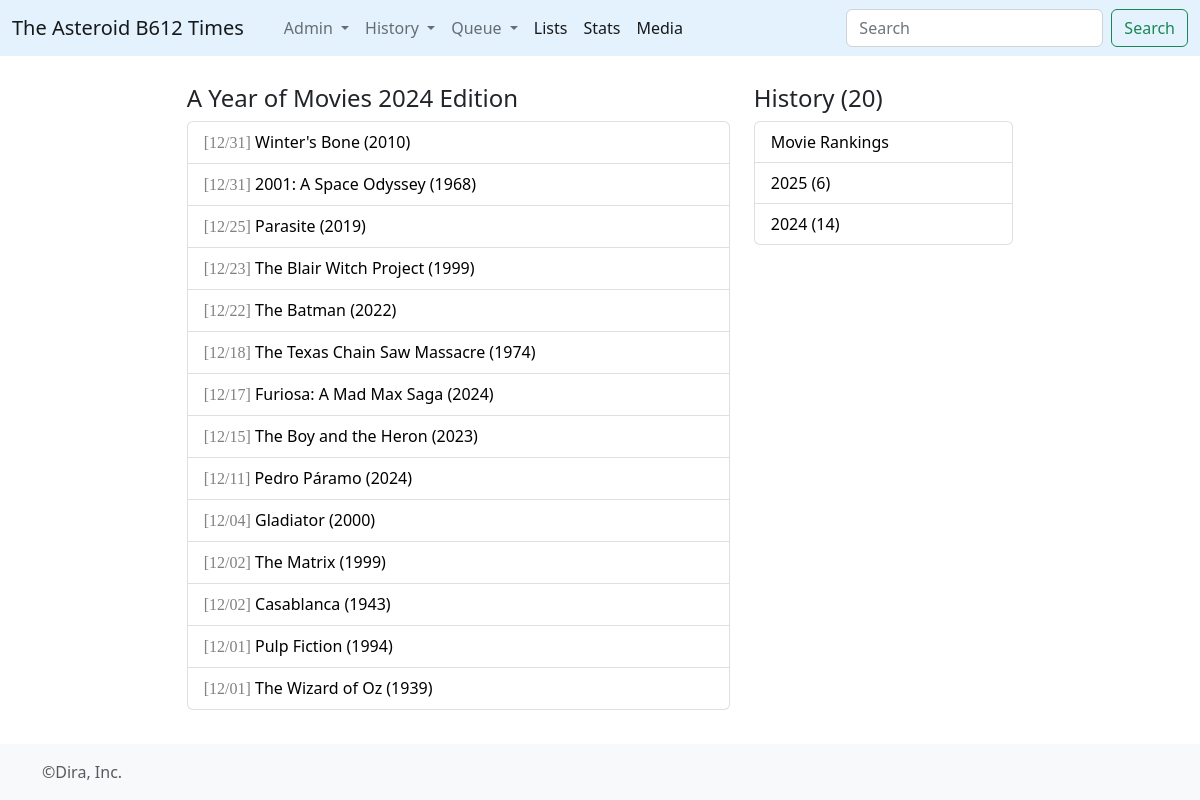
The page /movies/2024 on the database its author committed.
### times/models.py (models this page shows, shortened)
class MovieWatch(models.Model):
	film = models.ForeignKey(Movie, on_delete=models.CASCADE)
	wdate = models.DateField()

class Movie(models.Model):
	title = models.CharField(max_length=512)
	info = models.TextField()
	premiere = models.IntegerField()
	runtime = models.IntegerField()
	@property
	def titulo(self):
		return self.title+' ('+ str(self.premiere) +')'

### times/views.py (the view)
# urls.py: path('movies/<y>', views.movies, name='movies'),
def movies(request,y):
	max_year = MovieWatch.objects.order_by('-wdate').first()
	if int(y)==1:
		y = max_year.wdate.strftime('%Y')
	conteo = MovieWatch.objects.count()
	anhos = MovieWatch.objects.values('wdate__year').annotate(qbooks=Count('id')).order_by('-wdate__year')
	wmovies = MovieWatch.objects.filter(wdate__year=int(y)).order_by('-wdate')
	return render(request,'movie-history.html',{'wmovies':wmovies,'anho':int(y),'conteo':conteo,'anhos':anhos})

### times/templates/movie-history.html (shortened to what this page needs)
{% extends 'base_listing.html' %}
{% block contenido %}
<article>
		<h4>A Year of Movies {{anho}} Edition</h4>
	  <ul class="list-group" reversed>
        {% for a in wmovies %}
          <li class="list-group-item">
          	<span style="font-family:Consolas; color:grey;">[{{a.wdate|date:"m/d"}}]</span>
         <a href="{% url 'movie' a.film.id %}" style="color:black; text-decoration: none;">{{a.film.titulo}}</a>
          </li>
        {% endfor %}
      </ul>
</article>
<br>
{% endblock%}
{% block rightbar %}
<br>
<h4>History ({{conteo}})</h4>
      <ul class="list-group">
        <li class="list-group-item d-flex justify-content-between align-items-center">
            <a href="{% url 'movieduel' %}" style="color:black; text-decoration: none;">Movie Rankings</a>
          </li>
        {% for d in anhos %}
          <li class="list-group-item d-flex justify-content-between align-items-center">
          <a href="{% url 'movies' d.wdate__year %}" style="color:black; text-decoration: none;"> {{d.wdate__year}} ({{d.qbooks}})</a>
          </li>
        {% endfor %}
      </ul>
{% endblock %}

### rows shown on the page
MovieWatch: wdate "12/31", film.titulo "Winter's Bone (2010)"
MovieWatch: wdate "12/31", film.titulo "2001: A Space Odyssey (1968)"
MovieWatch: wdate "12/25", film.titulo "Parasite (2019)"
MovieWatch: wdate "12/23", film.titulo "The Blair Witch Project (1999)"
MovieWatch: wdate "12/22", film.titulo "The Batman (2022)"
MovieWatch: wdate "12/18", film.titulo "The Texas Chain Saw Massacre (1974)"
MovieWatch: wdate "12/17", film.titulo "Furiosa: A Mad Max Saga (2024)"
MovieWatch: wdate "12/15", film.titulo "The Boy and the Heron (2023)"
MovieWatch: wdate "12/11", film.titulo "Pedro Páramo (2024)"
MovieWatch: wdate "12/04", film.titulo "Gladiator (2000)"
MovieWatch: wdate "12/02", film.titulo "The Matrix (1999)"
MovieWatch: wdate "12/02", film.titulo "Casablanca (1943)"
MovieWatch: wdate "12/01", film.titulo "Pulp Fiction (1994)"
MovieWatch: wdate "12/01", film.titulo "The Wizard of Oz (1939)"

### other values the page prints
{{ anho }} "2024"
{{ conteo }} "20"
{{ d.wdate__year }} "2025" "2024"
{{ d.qbooks }} "6" "14"
